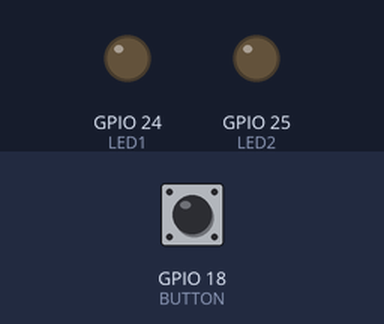
The program below on a simulated Raspberry Pi (BCM pin numbers). On the bench: output pins drawn as LEDs (lit = HIGH). Dashed ring = blinking. The inputs (shaded band) are chosen by the test bench; at power-on: GPIO 18 (BUTTON) HIGH.

Above: at 1.2 s.
1.3 s: GPIO 18 (BUTTON) pulled LOW for 3.2 s
At 4.8 s:
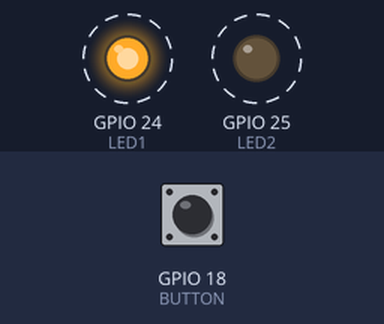
6.0 s: GPIO 18 (BUTTON) pulled LOW for 0.15 s
At 7.3 s:
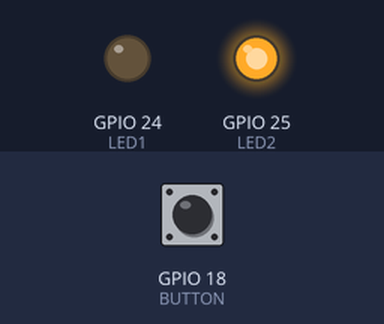
Timing chart, 0 to 9.0 s (numbered marks = the images above; inputs shaded):
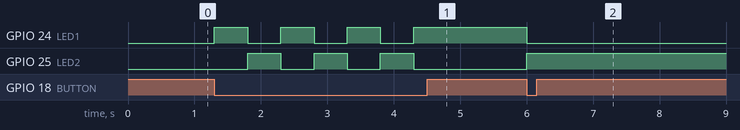

Measured:
- after the input at 1.3 s, GPIO 24 (LED1): alternates HIGH for 0.50 s and LOW for 0.50 s, 7 changes in all, then stays HIGH, starting at once; GPIO 25 (LED2): alternates HIGH for 0.50 s and LOW for 0.50 s, 6 changes in all, then stays LOW, starting after 0.50 s
- after the input at 6.0 s, GPIO 24 (LED1): HIGH → LOW at once; GPIO 25 (LED2): LOW → HIGH at once

The program:

switch.py
```python
import RPi.GPIO as GPIO
import time

LED1 = 24
LED2 = 25
BUTTON = 18
count = 0

GPIO.setmode(GPIO.BCM)
GPIO.setup(LED1, GPIO.OUT, initial=False)
GPIO.setup(LED2, GPIO.OUT, initial=False)
GPIO.setup(BUTTON, GPIO.IN, pull_up_down=GPIO.PUD_UP)
GPIO.output(LED1, False)
GPIO.output(LED2, False)
try:
        while True:
                key_in = GPIO.input(BUTTON)
                if key_in == 0:
                    if count ==0:
                        GPIO.output(LED1, True)
                        GPIO.output(LED2, False)
                        time.sleep(0.5)
                        count+=1
                    else:
                        GPIO.output(LED2, True)
                        GPIO.output(LED1, False)
                        time.sleep(0.5)
                        count = 0
                else:
                      pass
except KeyboardInterrupt:
    GPIO.cleanup()
```
